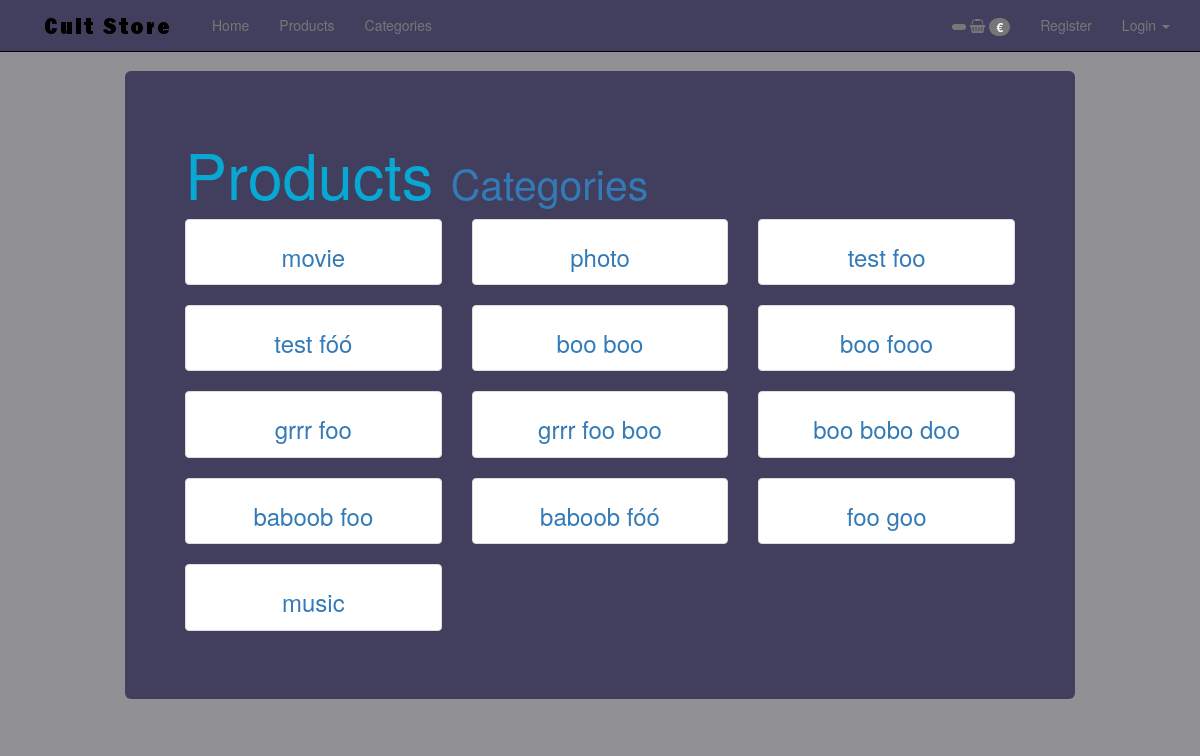
Page /categories/ on the earlier database version.
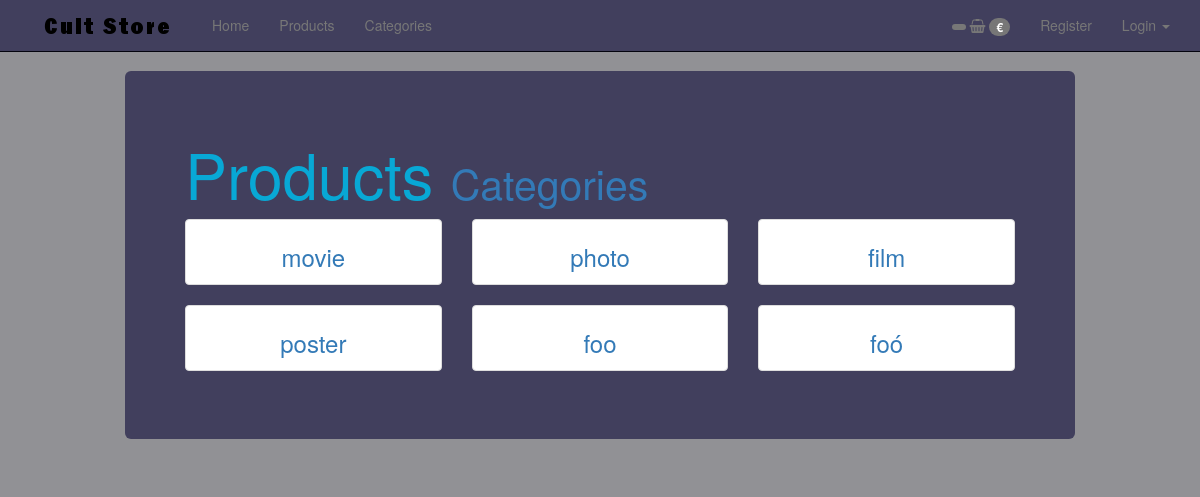
Same page on the later database version.
### products/models.py (models this page shows, shortened)
class Category(models.Model):
    title = models.CharField(max_length=120, unique=True)
    slug = models.SlugField(blank=True, unique=True)
    class Meta:
        verbose_name_plural = "Categories"
    def get_absolute_url(self):
        return reverse("categories:detail", kwargs={"slug": self.slug})

### products/views.py (the view)
class CategoryListView(ListView):
    model = Category
    template_name = "products/product_list.html"

### templates/products/product_list.html
{% extends 'base.html' %}
{% load crispy_forms_tags %}
{% block content %}
    <div class="col-sm-10 col-sm-offset-1 jumbotron">
        <h1>Products <small><a href="{% url 'categories:list' %}">Categories</a></small></h1>
        {% if object_list.count == 0 %}
            <p class="lead">Nothing found.</p>
        {% else %}
            {% include "products/products.html" with object_list=object_list %}
        {% endif %}
    </div>
{% endblock %}

### templates/base.html (shortened to what this page needs)
{% load staticfiles %}
<!DOCTYPE html>
<html lang="en">
<head>
    {% include "head_css.html" %}
</head>
<body>
{% include "navbar.html" %}
<div class="container">
    {% block content %}{% endblock %}
</div>
</body>
</html>

### templates/head_meta.html (shortened to what this page needs)
{% load staticfiles %}

### templates/head_css.html (shortened to what this page needs)
{% load staticfiles %}
<link rel="stylesheet" href="{% static 'css/bootstrap.min.css' %}">
<link rel="stylesheet" href="http://getbootstrap.com/assets/.css" >
<link rel="stylesheet" href="{% static 'css/navbar-static-top.css' %}">
<link rel="stylesheet" type="text/css" href="{% static 'css/custom.css' %}">
<link rel="stylesheet" href="//maxcdn.bootstrapcdn.com/font-awesome/4.7.0/css/font-awesome.min.css">

### templates/extra_head_info.html
{% load staticfiles %}

### templates/navbar.html (shortened to what this page needs)
{% load staticfiles %}
<nav class="navbar navbar-default navbar-static-top">
    <div class="container">
        <div class="navbar-header">
            <a class="navbar-brand" href="{% url 'home' %}"><img src="{% static 'img/cult_store.png' %}" /></a>
        </div>
        <div id="navbar" class="navbar-collapse collapse">
            <ul class="nav navbar-nav">
                <li><a href="{% url 'products:list' %}">Home</a></li>
                <li><a href="{% url 'products:list' %}">Products</a></li>
                <li><a href="{% url 'categories:list' %}">Categories</a></li>
            </ul>
            <ul class="nav navbar-nav navbar-right">
                <li>
                    <a href="{% url 'cart' %}">
                            <span id="cart-count-badge" class="badge">
                        </span>
                            <i class="fa fa-shopping-basket fa-navbar-basket"></i>
                            <span id="cart-sum-price-badge" class="badge">
                            {{ request.session.cart_sum_price }} €
                        </span>
                    </a>
                </li>
                {% if request.user.is_authenticated %}
                    <li><a href="{% url 'auth_logout' %}">Logout</a></li>
                {% else %}
                    <li>
                        <a href="{% url 'registration_register' %}">Register</a>
                    </li>
                    {% if not request.user.is_authenticated and not "/accounts/login" in request.get_full_path %}
                        <li class="dropdown">
                            <a href="#" class="dropdown-toggle" data-toggle="dropdown"
                               role="button" aria-expanded="false">
                                Login
                                <span class="caret"></span>
                            </a>
                        </li>
                    {% endif %}
                {% endif %}
            </ul>
        </div>
    </div>
</nav>

### templates/products/products.html
<div class="row">
    {% for obj in object_list %}
        <div class="col-xs-4 {{ col_class_set }}">
            {% include "products/product_thumbnail.html" with obj=obj price="True" %}
        </div>
        {% if not col_class_set %}
            {% cycle "" "" "</div><div class='row'>" %}
        {% endif %}
    {% endfor %}
</div>

### templates/products/product_thumbnail.html (shortened to what this page needs)
<div class="thumbnail text-center">
    <h3><a href="{{ obj.get_absolute_url }}">{{ obj.title }}</a></h3>
</div>

### templates/javasrcipt.html (shortened to what this page needs)
{% load staticfiles %}

### static_in_pro/our_static/css/navbar-static-top.css (style rules this page uses)
body { min-height: 1000px; background-color: #919195; }
.navbar-static-top { margin-bottom: 19px; background-color: #413F5D; border-color: #04040F; }
.navbar-default .navbar-brand { color: #FFF; }

### static_in_pro/our_static/css/custom.css (style rules this page uses)
.jumbotron { background-color: #413F5D; color: #08a8d5; }

Differences in the rows shown:
removed Category: title "test foo"
removed Category: title "test fóó"
removed Category: title "boo boo"
removed Category: title "grrr foo"
removed Category: title "grrr foo boo"
removed Category: title "boo bobo doo"
removed Category: title "baboob foo"
removed Category: title "baboob fóó"
removed Category: title "foo goo"
removed Category: title "music"
added Category: title "film"
added Category: title "poster"
added Category: title "foo"
changed Category: title "boo fooo" → "foó"
